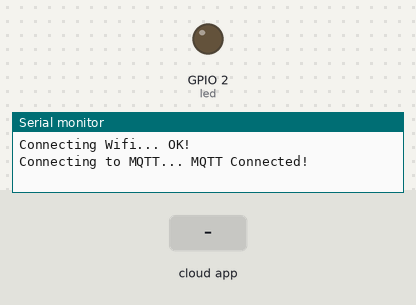
Bench run of a sketch on a simulated ESP8266 (NodeMCU). Parts: output pins drawn as LEDs (lit = HIGH), the last lines printed to the serial monitor. The inputs (shaded band) are chosen by the test bench. WiFi joins after 1.5 s; servers stay silent unless stated; no MQTT or app messages arrive unless stated.

Above: at 2.7 s.
2.8 s: the phone or cloud app sets onoff to ON
At 4.0 s:
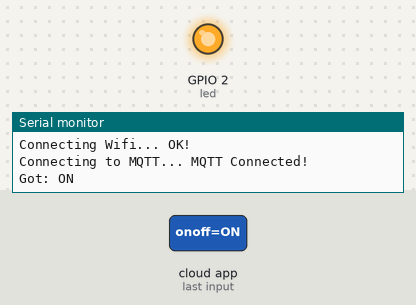
4.3 s: the phone or cloud app sets onoff to OFF
At 4.9 s:
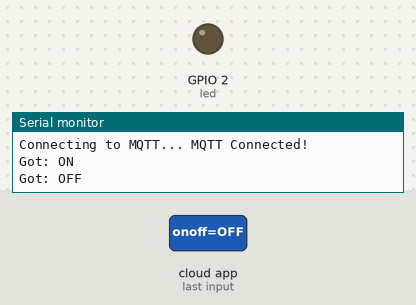
Timing chart, 0 to 7.3 s (numbered marks = the images above; inputs shaded):
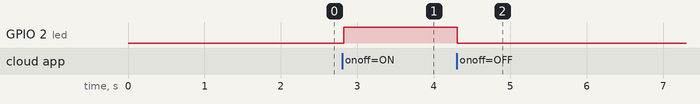

Measured:
- after the input at 2.8 s, GPIO 2 (led): LOW → HIGH at once
- after the input at 4.3 s, GPIO 2 (led): HIGH → LOW at once

The sketch:

lights_on_off_through_google_assistant.ino
```cpp
#include <ESP8266WiFi.h>
#include "Adafruit_MQTT.h"
#include "Adafruit_MQTT_Client.h"
#define led 2

#define WIFI_SSID       "Bandwidth"
#define WIFI_PASS       "qwerty05"

#define AIO_SERVER      "io.adafruit.com"
#define AIO_SERVERPORT  1883                   // use 8883 for SSL
#define AIO_USERNAME    "manishm97"
#define AIO_KEY         "bd5940bc12a4490f911567fa028d26b5"

WiFiClient client;

Adafruit_MQTT_Client mqtt(&client, AIO_SERVER, AIO_SERVERPORT, AIO_USERNAME, AIO_KEY);

Adafruit_MQTT_Subscribe onoff = Adafruit_MQTT_Subscribe(&mqtt, AIO_USERNAME "/feeds/onoff");

void MQTT_connect();
void setup()
{
  pinMode(led, OUTPUT);
  Serial.begin(9600);
  Serial.print("\n\nConnecting Wifi... ");
  WiFi.begin(WIFI_SSID, WIFI_PASS);
  while (WiFi.status() != WL_CONNECTED)
  {
    delay(500);
  }
  Serial.println("OK!");
  mqtt.subscribe(&onoff);
  pinMode(LED_BUILTIN, OUTPUT);
}

uint32_t x=0;

void loop() {

  MQTT_connect();

  Adafruit_MQTT_Subscribe *subscription;
  while ((subscription = mqtt.readSubscription(5000))) {
    if (subscription == &onoff) {
      Serial.print(F("Got: "));
      Serial.println((char *)onoff.lastread);
           if (strcmp((char *)onoff.lastread, "ON") == 0) {
        digitalWrite(led, HIGH);
      }
      if (strcmp((char *)onoff.lastread, "OFF") == 0) {
        digitalWrite(led, LOW);
}
    }
  }
}

void MQTT_connect() {
  int8_t ret;
  if (mqtt.connected()) {
    return;
  }

  Serial.print("Connecting to MQTT... ");

  uint8_t retries = 3;
  while ((ret = mqtt.connect()) != 0) {
       Serial.println(mqtt.connectErrorString(ret));
       Serial.println("Retrying MQTT connection in 5 seconds...");
       mqtt.disconnect();
       delay(5000);
       retries--;
       if (retries == 0) {
         while (1);
       }
  }
  Serial.println("MQTT Connected!");
}
```
